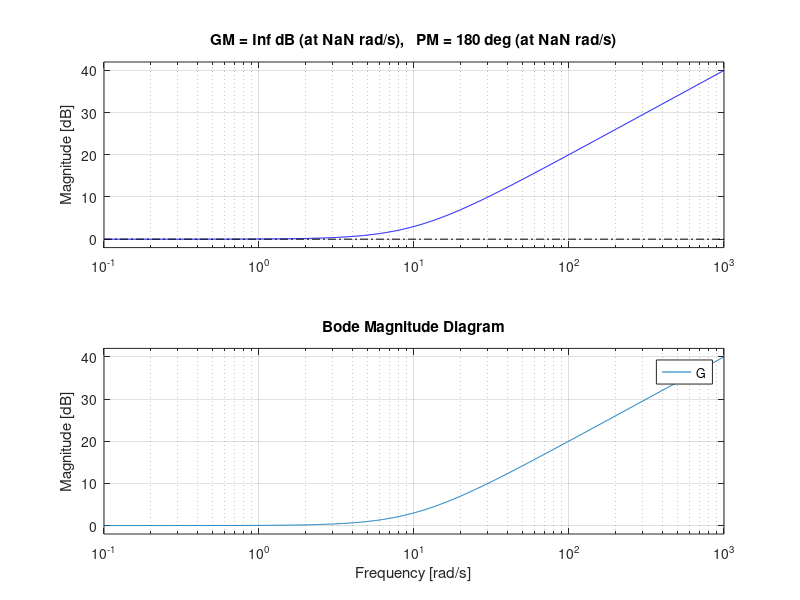

The MATLAB source for this figure:
s = tf('s');
G = 1 + 0.1 *s;     % UTF des Systems
bode(G)             % Bode-Plot des Systems
margin(G)           % Bode-Plot mit Stabilitaets- und Phasenreserve
bodemag(G)          % Amplitudengang des Systems